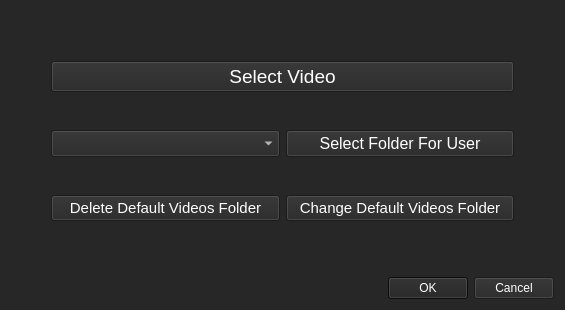
<?xml version="1.0" encoding="UTF-8"?>
<ui version="4.0">
 <class>SelectVideos_Dialog</class>
 <widget class="QDialog" name="SelectVideos_Dialog">
  <property name="windowModality">
   <enum>Qt::NonModal</enum>
  </property>
  <property name="geometry">
   <rect>
    <x>0</x>
    <y>0</y>
    <width>565</width>
    <height>310</height>
   </rect>
  </property>
  <property name="sizePolicy">
   <sizepolicy hsizetype="Minimum" vsizetype="Minimum">
    <horstretch>0</horstretch>
    <verstretch>0</verstretch>
   </sizepolicy>
  </property>
  <property name="minimumSize">
   <size>
    <width>500</width>
    <height>250</height>
   </size>
  </property>
  <property name="maximumSize">
   <size>
    <width>1000</width>
    <height>500</height>
   </size>
  </property>
  <property name="baseSize">
   <size>
    <width>560</width>
    <height>300</height>
   </size>
  </property>
  <property name="palette">
   <palette>
    <active>
     <colorrole role="WindowText">
      <brush brushstyle="SolidPattern">
       <color alpha="255">
        <red>255</red>
        <green>255</green>
        <blue>255</blue>
       </color>
      </brush>
     </colorrole>
     <colorrole role="Button">
      <brush brushstyle="SolidPattern">
       <color alpha="255">
        <red>39</red>
        <green>39</green>
        <blue>39</blue>
       </color>
      </brush>
     </colorrole>
     <colorrole role="Text">
      <brush brushstyle="SolidPattern">
       <color alpha="255">
        <red>255</red>
        <green>255</green>
        <blue>255</blue>
       </color>
      </brush>
     </colorrole>
     <colorrole role="ButtonText">
      <brush brushstyle="SolidPattern">
       <color alpha="255">
        <red>255</red>
        <green>255</green>
        <blue>255</blue>
       </color>
      </brush>
     </colorrole>
     <colorrole role="Base">
      <brush brushstyle="SolidPattern">
       <color alpha="255">
        <red>39</red>
        <green>39</green>
        <blue>39</blue>
       </color>
      </brush>
     </colorrole>
     <colorrole role="Window">
      <brush brushstyle="SolidPattern">
       <color alpha="255">
        <red>39</red>
        <green>39</green>
        <blue>39</blue>
       </color>
      </brush>
     </colorrole>
     <colorrole role="Highlight">
      <brush brushstyle="SolidPattern">
       <color alpha="255">
        <red>15</red>
        <green>15</green>
        <blue>15</blue>
       </color>
      </brush>
     </colorrole>
     <colorrole role="AlternateBase">
      <brush brushstyle="SolidPattern">
       <color alpha="255">
        <red>39</red>
        <green>39</green>
        <blue>39</blue>
       </color>
      </brush>
     </colorrole>
    </active>
    <inactive>
     <colorrole role="WindowText">
      <brush brushstyle="SolidPattern">
       <color alpha="255">
        <red>255</red>
        <green>255</green>
        <blue>255</blue>
       </color>
      </brush>
     </colorrole>
     <colorrole role="Button">
      <brush brushstyle="SolidPattern">
       <color alpha="255">
        <red>39</red>
        <green>39</green>
        <blue>39</blue>
       </color>
      </brush>
     </colorrole>
     <colorrole role="Text">
      <brush brushstyle="SolidPattern">
       <color alpha="255">
        <red>255</red>
        <green>255</green>
        <blue>255</blue>
       </color>
      </brush>
     </colorrole>
     <colorrole role="ButtonText">
      <brush brushstyle="SolidPattern">
       <color alpha="255">
        <red>255</red>
        <green>255</green>
        <blue>255</blue>
       </color>
      </brush>
     </colorrole>
     <colorrole role="Base">
      <brush brushstyle="SolidPattern">
       <color alpha="255">
        <red>39</red>
        <green>39</green>
        <blue>39</blue>
       </color>
      </brush>
     </colorrole>
     <colorrole role="Window">
      <brush brushstyle="SolidPattern">
       <color alpha="255">
        <red>39</red>
        <green>39</green>
        <blue>39</blue>
       </color>
      </brush>
     </colorrole>
     <colorrole role="Highlight">
      <brush brushstyle="SolidPattern">
       <color alpha="255">
        <red>15</red>
        <green>15</green>
        <blue>15</blue>
       </color>
      </brush>
     </colorrole>
     <colorrole role="AlternateBase">
      <brush brushstyle="SolidPattern">
       <color alpha="255">
        <red>39</red>
        <green>39</green>
        <blue>39</blue>
       </color>
      </brush>
     </colorrole>
    </inactive>
    <disabled>
     <colorrole role="WindowText">
      <brush brushstyle="SolidPattern">
       <color alpha="255">
        <red>255</red>
        <green>255</green>
        <blue>255</blue>
       </color>
      </brush>
     </colorrole>
     <colorrole role="Button">
      <brush brushstyle="SolidPattern">
       <color alpha="255">
        <red>39</red>
        <green>39</green>
        <blue>39</blue>
       </color>
      </brush>
     </colorrole>
     <colorrole role="Text">
      <brush brushstyle="SolidPattern">
       <color alpha="255">
        <red>255</red>
        <green>255</green>
        <blue>255</blue>
       </color>
      </brush>
     </colorrole>
     <colorrole role="ButtonText">
      <brush brushstyle="SolidPattern">
       <color alpha="255">
        <red>255</red>
        <green>255</green>
        <blue>255</blue>
       </color>
      </brush>
     </colorrole>
     <colorrole role="Base">
      <brush brushstyle="SolidPattern">
       <color alpha="255">
        <red>39</red>
        <green>39</green>
        <blue>39</blue>
       </color>
      </brush>
     </colorrole>
     <colorrole role="Window">
      <brush brushstyle="SolidPattern">
       <color alpha="255">
        <red>39</red>
        <green>39</green>
        <blue>39</blue>
       </color>
      </brush>
     </colorrole>
     <colorrole role="Highlight">
      <brush brushstyle="SolidPattern">
       <color alpha="255">
        <red>15</red>
        <green>15</green>
        <blue>15</blue>
       </color>
      </brush>
     </colorrole>
     <colorrole role="AlternateBase">
      <brush brushstyle="SolidPattern">
       <color alpha="255">
        <red>39</red>
        <green>39</green>
        <blue>39</blue>
       </color>
      </brush>
     </colorrole>
    </disabled>
   </palette>
  </property>
  <property name="font">
   <font>
    <family>Arial</family>
    <pointsize>11</pointsize>
   </font>
  </property>
  <property name="windowTitle">
   <string>Select Videos</string>
  </property>
  <property name="styleSheet">
   <string notr="true">background-color: rgb(39, 39, 39);
color: rgb(255, 255, 255);
alternate-background-color: rgb(39, 39, 39);
selection-background-color: rgb(15, 15, 15);</string>
  </property>
  <layout class="QVBoxLayout" name="verticalLayout">
   <item>
    <spacer name="verticalSpacer_2">
     <property name="orientation">
      <enum>Qt::Vertical</enum>
     </property>
     <property name="sizeType">
      <enum>QSizePolicy::Fixed</enum>
     </property>
     <property name="sizeHint" stdset="0">
      <size>
       <width>20</width>
       <height>50</height>
      </size>
     </property>
    </spacer>
   </item>
   <item>
    <layout class="QHBoxLayout" name="horizontalLayout_3">
     <item>
      <spacer name="horizontalSpacer_3">
       <property name="orientation">
        <enum>Qt::Horizontal</enum>
       </property>
       <property name="sizeType">
        <enum>QSizePolicy::Minimum</enum>
       </property>
       <property name="sizeHint" stdset="0">
        <size>
         <width>40</width>
         <height>20</height>
        </size>
       </property>
      </spacer>
     </item>
     <item>
      <widget class="QPushButton" name="SelectVideo_Button">
       <property name="sizePolicy">
        <sizepolicy hsizetype="Minimum" vsizetype="Fixed">
         <horstretch>0</horstretch>
         <verstretch>0</verstretch>
        </sizepolicy>
       </property>
       <property name="baseSize">
        <size>
         <width>500</width>
         <height>0</height>
        </size>
       </property>
       <property name="font">
        <font>
         <family>Arial</family>
         <pointsize>14</pointsize>
        </font>
       </property>
       <property name="text">
        <string>Select Video</string>
       </property>
      </widget>
     </item>
     <item>
      <spacer name="horizontalSpacer_4">
       <property name="orientation">
        <enum>Qt::Horizontal</enum>
       </property>
       <property name="sizeType">
        <enum>QSizePolicy::Minimum</enum>
       </property>
       <property name="sizeHint" stdset="0">
        <size>
         <width>40</width>
         <height>20</height>
        </size>
       </property>
      </spacer>
     </item>
    </layout>
   </item>
   <item>
    <spacer name="verticalSpacer_4">
     <property name="orientation">
      <enum>Qt::Vertical</enum>
     </property>
     <property name="sizeType">
      <enum>QSizePolicy::Expanding</enum>
     </property>
     <property name="sizeHint" stdset="0">
      <size>
       <width>20</width>
       <height>20</height>
      </size>
     </property>
    </spacer>
   </item>
   <item>
    <layout class="QHBoxLayout" name="horizontalLayout">
     <item>
      <spacer name="horizontalSpacer_7">
       <property name="orientation">
        <enum>Qt::Horizontal</enum>
       </property>
       <property name="sizeType">
        <enum>QSizePolicy::Minimum</enum>
       </property>
       <property name="sizeHint" stdset="0">
        <size>
         <width>40</width>
         <height>20</height>
        </size>
       </property>
      </spacer>
     </item>
     <item>
      <widget class="QComboBox" name="Users_ComboBox">
       <property name="font">
        <font>
         <family>Arial</family>
         <pointsize>12</pointsize>
        </font>
       </property>
      </widget>
     </item>
     <item>
      <widget class="QPushButton" name="SelectFolderForUser_Button">
       <property name="sizePolicy">
        <sizepolicy hsizetype="Minimum" vsizetype="Fixed">
         <horstretch>0</horstretch>
         <verstretch>0</verstretch>
        </sizepolicy>
       </property>
       <property name="baseSize">
        <size>
         <width>500</width>
         <height>0</height>
        </size>
       </property>
       <property name="font">
        <font>
         <family>Arial</family>
         <pointsize>12</pointsize>
        </font>
       </property>
       <property name="text">
        <string>  Select Folder For User  </string>
       </property>
      </widget>
     </item>
     <item>
      <spacer name="horizontalSpacer_8">
       <property name="orientation">
        <enum>Qt::Horizontal</enum>
       </property>
       <property name="sizeType">
        <enum>QSizePolicy::Minimum</enum>
       </property>
       <property name="sizeHint" stdset="0">
        <size>
         <width>40</width>
         <height>20</height>
        </size>
       </property>
      </spacer>
     </item>
    </layout>
   </item>
   <item>
    <spacer name="verticalSpacer">
     <property name="orientation">
      <enum>Qt::Vertical</enum>
     </property>
     <property name="sizeType">
      <enum>QSizePolicy::Expanding</enum>
     </property>
     <property name="sizeHint" stdset="0">
      <size>
       <width>20</width>
       <height>20</height>
      </size>
     </property>
    </spacer>
   </item>
   <item>
    <layout class="QHBoxLayout" name="horizontalLayout_2">
     <item>
      <spacer name="horizontalSpacer_5">
       <property name="orientation">
        <enum>Qt::Horizontal</enum>
       </property>
       <property name="sizeType">
        <enum>QSizePolicy::Minimum</enum>
       </property>
       <property name="sizeHint" stdset="0">
        <size>
         <width>40</width>
         <height>20</height>
        </size>
       </property>
      </spacer>
     </item>
     <item>
      <widget class="QPushButton" name="SetDefFolder_Button">
       <property name="font">
        <font>
         <family>Arial</family>
         <pointsize>11</pointsize>
        </font>
       </property>
       <property name="text">
        <string>  Delete Default Videos Folder  </string>
       </property>
      </widget>
     </item>
     <item>
      <widget class="QPushButton" name="ChangeDefFolder_Button">
       <property name="sizePolicy">
        <sizepolicy hsizetype="Minimum" vsizetype="Fixed">
         <horstretch>0</horstretch>
         <verstretch>0</verstretch>
        </sizepolicy>
       </property>
       <property name="baseSize">
        <size>
         <width>500</width>
         <height>0</height>
        </size>
       </property>
       <property name="font">
        <font>
         <family>Arial</family>
         <pointsize>11</pointsize>
        </font>
       </property>
       <property name="text">
        <string>Change Default Videos Folder</string>
       </property>
      </widget>
     </item>
     <item>
      <spacer name="horizontalSpacer_6">
       <property name="orientation">
        <enum>Qt::Horizontal</enum>
       </property>
       <property name="sizeType">
        <enum>QSizePolicy::Minimum</enum>
       </property>
       <property name="sizeHint" stdset="0">
        <size>
         <width>40</width>
         <height>20</height>
        </size>
       </property>
      </spacer>
     </item>
    </layout>
   </item>
   <item>
    <spacer name="verticalSpacer_5">
     <property name="orientation">
      <enum>Qt::Vertical</enum>
     </property>
     <property name="sizeType">
      <enum>QSizePolicy::Fixed</enum>
     </property>
     <property name="sizeHint" stdset="0">
      <size>
       <width>20</width>
       <height>50</height>
      </size>
     </property>
    </spacer>
   </item>
   <item alignment="Qt::AlignBottom">
    <widget class="QDialogButtonBox" name="buttonBox">
     <property name="sizePolicy">
      <sizepolicy hsizetype="Preferred" vsizetype="Fixed">
       <horstretch>0</horstretch>
       <verstretch>0</verstretch>
      </sizepolicy>
     </property>
     <property name="baseSize">
      <size>
       <width>600</width>
       <height>270</height>
      </size>
     </property>
     <property name="orientation">
      <enum>Qt::Horizontal</enum>
     </property>
     <property name="standardButtons">
      <set>QDialogButtonBox::Cancel|QDialogButtonBox::Ok</set>
     </property>
    </widget>
   </item>
  </layout>
 </widget>
 <resources/>
 <connections>
  <connection>
   <sender>buttonBox</sender>
   <signal>accepted()</signal>
   <receiver>SelectVideos_Dialog</receiver>
   <slot>accept()</slot>
   <hints>
    <hint type="sourcelabel">
     <x>248</x>
     <y>254</y>
    </hint>
    <hint type="destinationlabel">
     <x>157</x>
     <y>274</y>
    </hint>
   </hints>
  </connection>
  <connection>
   <sender>buttonBox</sender>
   <signal>rejected()</signal>
   <receiver>SelectVideos_Dialog</receiver>
   <slot>reject()</slot>
   <hints>
    <hint type="sourcelabel">
     <x>316</x>
     <y>260</y>
    </hint>
    <hint type="destinationlabel">
     <x>286</x>
     <y>274</y>
    </hint>
   </hints>
  </connection>
 </connections>
</ui>
